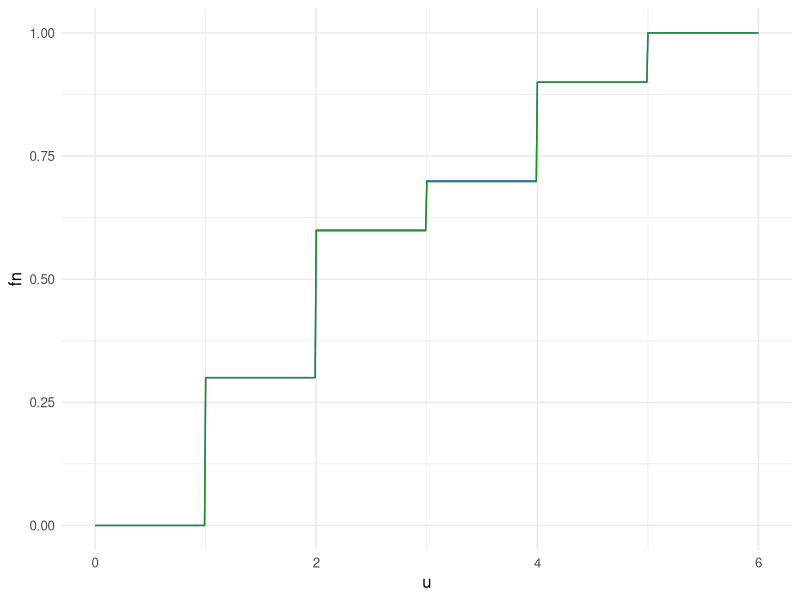

Recreate this plot in R.
library(ggplot2)

x <- c(2, 2, 1, 1, 5, 4, 4, 3, 1, 2)
# set.seed(1234)
rex <- sample(x, length(x)*1000, replace = T)

u <- seq(from = 0, to = 6, by = 0.01)
fn <- sapply(u, function(i){
  mean(x <= i)
})
refn <- sapply(u, function(i){
  mean(rex <= i)
})

dat <- data.frame(u, fn, refn)
ggplot(dat, aes(u)) +
  geom_line(aes(y = fn), col = 'steelblue') +
  geom_line(aes(y = refn), col = 'forestgreen') +
  theme_minimal(base_size = 12)

sample(x,)